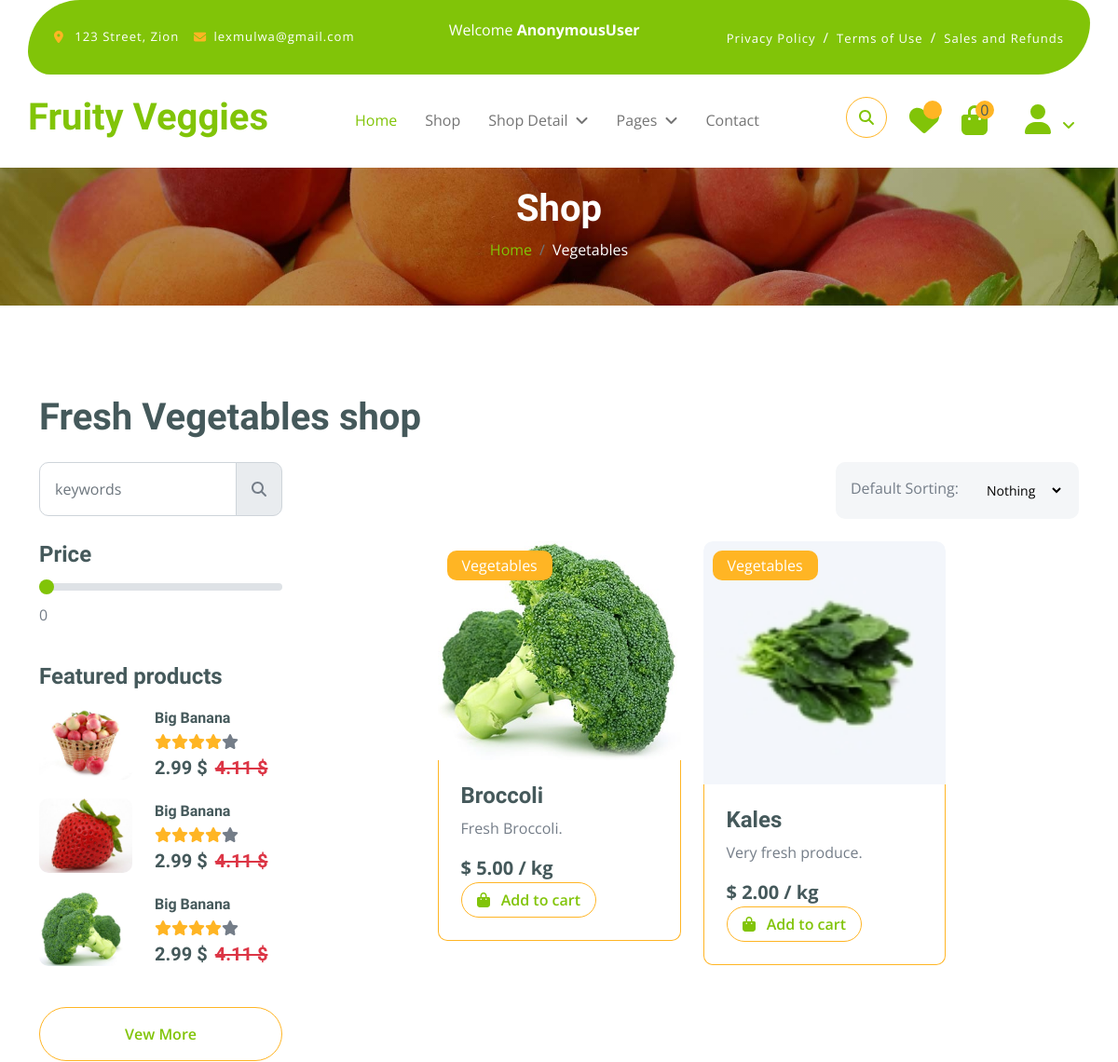
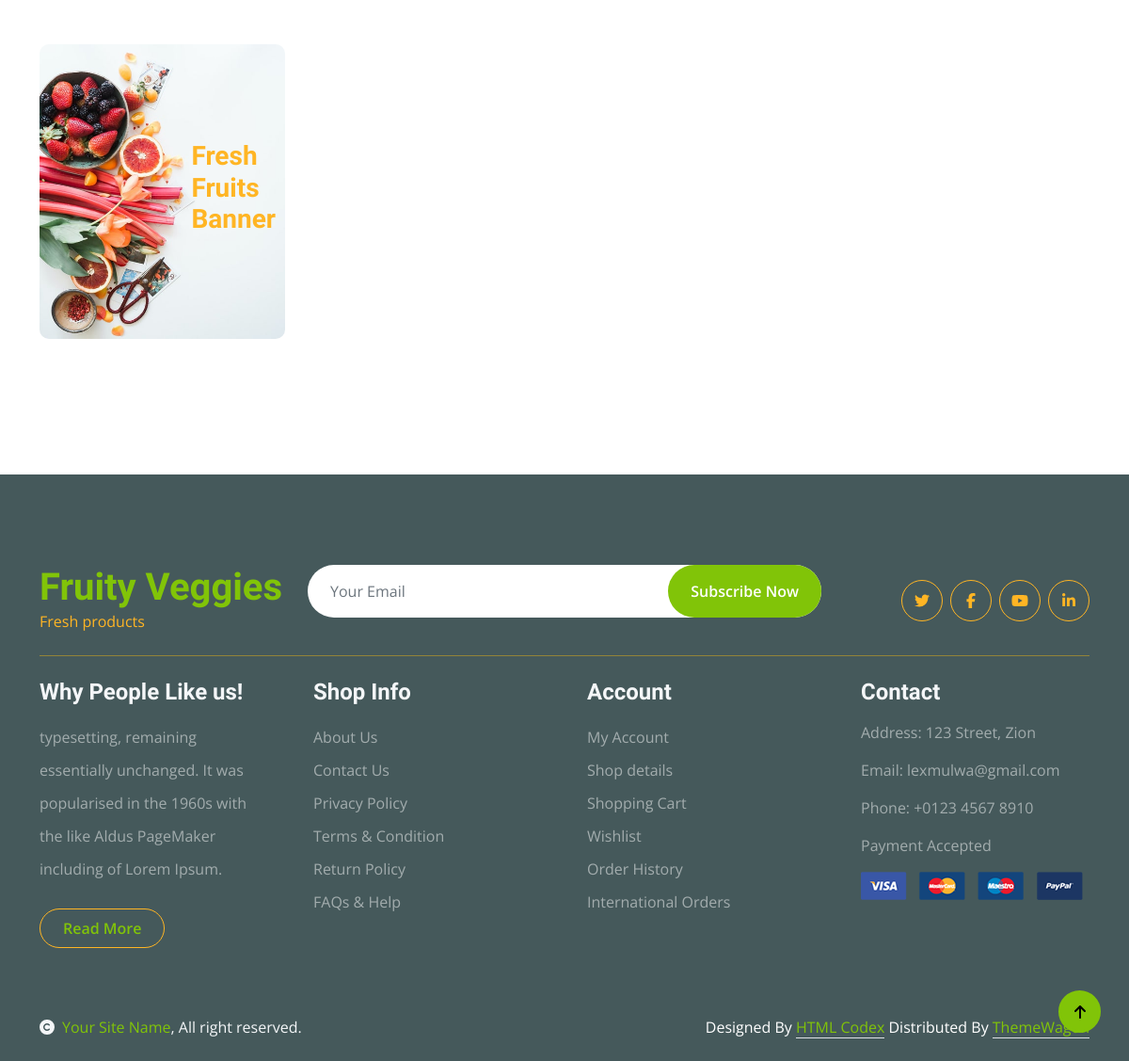
/vegetables, run on the app's committed database (2 pictures, top to bottom).
### core/models.py (models this page shows, shortened)
class Product(models.Model):
    pid = ShortUUIDField(unique=True, length=10, max_length=20, alphabet="abcdefgh12345")
    user = models.ForeignKey(User, on_delete=models.SET_NULL, null=True)
    category = models.ForeignKey(Category, on_delete=models.SET_NULL, null=True, related_name="category")
    vendor = models.ForeignKey(Vendor, on_delete=models.SET_NULL, null=True, related_name="products")
    tags = TaggableManager(blank=True)
    title = models.CharField(max_length=100, default="Fresh produce")
    image = models.ImageField(upload_to=user_directory_path, default="product.jpg")
    description = models.TextField(null=True, blank=True, default="This is a product")
    price = models.DecimalField(max_digits=999999, decimal_places=2, default="1.99")
    old_price = models.DecimalField(max_digits=999999, decimal_places=2, default="2.99")
    specifications = models.TextField(null=True, blank=True)
    product_status = models.CharField(choices=STATUS ,max_length=20, default="in-review")
    status = models.BooleanField(default=True)
    in_stock = models.BooleanField(default=True)
    featured = models.BooleanField(default=False)
    digital = models.BooleanField(default=False)
    sku = ShortUUIDField(unique=True, length=4, max_length=10, prefix="sku", alphabet="1234567890")
    date = models.DateTimeField(auto_now_add=True)
    updated = models.DateTimeField(null=True, blank=True)
    class Meta:
        ordering = ['-updated', '-created']
    class Meta:
        verbose_name_plural = "Products"
        ordering = ['-date', '-updated']

class Category(models.Model):
    cid = ShortUUIDField(unique=True, length=10, max_length=20, prefix="cat", alphabet="abcdefgh12345")
    title = models.CharField(max_length=100, default="Food")
    image = models.ImageField(upload_to="category", default="category.jpg")
    class Meta:
        verbose_name_plural = "Categories"

### core/views.py (the view)
# urls.py: path('vegetables', views.category_product_vegetables_view, name="vegetables"),
def category_product_vegetables_view(request):
    vegetables = Product.objects.filter(category__title = "Vegetables")
    context = {'vegetables': vegetables}
    return render(request, 'core/category_vegetables_list.html', context)

### core/context_processor.py (called while the page is built)
def default(request):
    categories = Category.objects.all()
    vendors = Vendor.objects.all()
    min_max_price = Product.objects.aggregate(Min("price"), Max("price"))
    try:
        wishlist = WishList.objects.filter(user=request.user)
    except:
        wishlist = 0
    return {
        'categories': categories, 'vendors': vendors, 'min_max_price': min_max_price,'wishlist': wishlist
    }

### templates/core/category_vegetables_list.html (shortened to what this page needs)
{% extends 'partials/base.html' %}
{% load static %}
{% block content %}
        <div class="container-fluid page-header py-5">
            <h1 class="text-center text-white display-6">Shop</h1>
            <ol class="breadcrumb justify-content-center mb-0">
                <li class="breadcrumb-item"><a href="{% url 'core:index' %}">Home</a></li>
                <li class="breadcrumb-item active text-white">Vegetables</li>
            </ol>
        </div>
        <div class="container-fluid fruite py-5">
            <div class="container py-5">
                <h1 class="mb-4">Fresh Vegetables shop</h1>
                <div class="row g-4">
                    <div class="col-lg-12">
                        <div class="row g-4">
                            <div class="col-xl-3">
                                <div class="input-group w-100 mx-auto d-flex">
                                    <input type="search" class="form-control p-3" placeholder="keywords" aria-describedby="search-icon-1">
                                    <span id="search-icon-1" class="input-group-text p-3"><i class="fa fa-search"></i></span>
                                </div>
                            </div>
                            <div class="col-6"></div>
                            <div class="col-xl-3">
                                <div class="bg-light ps-3 py-3 rounded d-flex justify-content-between mb-4">
                                    <label for="fruits">Default Sorting:</label>
                                    <select id="fruits" name="fruitlist" class="border-0 form-select-sm bg-light me-3" form="fruitform">
                                        <option value="volvo">Nothing</option>
                                    </select>
                                </div>
                            </div>
                        </div>
                        <div class="row g-4">
                            <div class="col-lg-3">
                                <div class="row g-4">
                                    <div class="col-lg-12">
                                        <div class="mb-3">
                                            <h4 class="mb-2">Price</h4>
                                            <input type="range" class="form-range w-100" id="rangeInput" name="rangeInput" min="0" max="500" value="0" oninput="amount.value=rangeInput.value">
                                            <output id="amount" name="amount" min-velue="0" max-value="500" for="rangeInput">0</output>
                                        </div>
                                    </div>
                                    <div class="col-lg-12">
                                        <h4 class="mb-3">Featured products</h4>
                                        <div class="d-flex align-items-center justify-content-start">
                                            <div class="rounded me-4" style="width: 100px; height: 100px;">
                                                <img src="{% static 'img/featur-1.jpg' %}" class="img-fluid rounded" alt="">
                                            </div>
                                            <div>
                                                <h6 class="mb-2">Big Banana</h6>
                                                <div class="d-flex mb-2">
                                                    <i class="fa fa-star text-secondary"></i>
                                                    <i class="fa fa-star text-secondary"></i>
                                                    <i class="fa fa-star text-secondary"></i>
                                                    <i class="fa fa-star text-secondary"></i>
                                                    <i class="fa fa-star"></i>
                                                </div>
                                                <div class="d-flex mb-2">
                                                    <h5 class="fw-bold me-2">2.99 $</h5>
                                                    <h5 class="text-danger text-decoration-line-through">4.11 $</h5>
                                                </div>
                                            </div>
                                        </div>
                                        <div class="d-flex align-items-center justify-content-start">
                                            <div class="rounded me-4" style="width: 100px; height: 100px;">
                                                <img src="{% static 'img/featur-2.jpg' %}" class="img-fluid rounded" alt="">
                                            </div>
                                            <div>
                                                <h6 class="mb-2">Big Banana</h6>
                                                <div class="d-flex mb-2">
                                                    <i class="fa fa-star text-secondary"></i>
                                                    <i class="fa fa-star text-secondary"></i>
                                                    <i class="fa fa-star text-secondary"></i>
                                                    <i class="fa fa-star text-secondary"></i>
                                                    <i class="fa fa-star"></i>
                                                </div>
                                                <div class="d-flex mb-2">
                                                    <h5 class="fw-bold me-2">2.99 $</h5>
                                                    <h5 class="text-danger text-decoration-line-through">4.11 $</h5>
                                                </div>
                                            </div>
                                        </div>
                                        <div class="d-flex align-items-center justify-content-start">
                                            <div class="rounded me-4" style="width: 100px; height: 100px;">
                                                <img src="{% static 'img/featur-3.jpg' %}" class="img-fluid rounded" alt="">
                                            </div>
                                            <div>
                                                <h6 class="mb-2">Big Banana</h6>
                                                <div class="d-flex mb-2">
                                                    <i class="fa fa-star text-secondary"></i>
                                                    <i class="fa fa-star text-secondary"></i>
                                                    <i class="fa fa-star text-secondary"></i>
                                                    <i class="fa fa-star text-secondary"></i>
                                                    <i class="fa fa-star"></i>
                                                </div>
                                                <div class="d-flex mb-2">
                                                    <h5 class="fw-bold me-2">2.99 $</h5>
                                                    <h5 class="text-danger text-decoration-line-through">4.11 $</h5>
                                                </div>
                                            </div>
                                        </div>
                                        <div class="d-flex justify-content-center my-4">
                                            <a href="#" class="btn border border-secondary px-4 py-3 rounded-pill text-primary w-100">Vew More</a>
                                        </div>
                                    </div>
                                    <div class="col-lg-12">
                                        <div class="position-relative">
                                            <img src="{% static 'img/banner-fruits.jpg' %}" class="img-fluid w-100 rounded" alt="">
                                            <div class="position-absolute" style="top: 50%; right: 10px; transform: translateY(-50%);">
                                                <h3 class="text-secondary fw-bold">Fresh <br> Fruits <br> Banner</h3>
                                            </div>
                                        </div>
                                    </div>
                                </div>
                            </div>
                            <div class="col-lg-9">
                                <div class="row g-4 justify-content-center">
                                    {% for v in vegetables %}
                                    <div class="col-md-6 col-lg-6 col-xl-4">
                                        <div class="rounded position-relative fruite-item">
                                            <div class="fruite-img">
                                                <a href="{% url 'core:product' v.pid %}">
                                                    <img src="{{v.image.url}}" class="img-fluid w-100 rounded-top" alt="">
                                                </a>
                                            </div>
                                            <div class="text-white bg-secondary px-3 py-1 rounded position-absolute" style="top: 10px; left: 10px;">{{v.category.title}}</div>
                                            <div class="p-4 border border-secondary border-top-0 rounded-bottom">
                                                <a href="{% url 'core:product' v.pid %}">
                                                    <h4>{{v.title}}</h4>
                                                </a>
                                                <p>{{v.description|truncatechars:150}}</p>
                                                <div class="d-flex justify-content-between flex-lg-wrap">
                                                    <p class="text-dark fs-5 fw-bold mb-0">$
                                                        <span class="current-product-price-{{v.id}}">{{v.price}}</span> / kg</p>
                                                    <button id="add-to-cart-btn" data-index="{{v.id}}" class=" add-to-cart-btn btn border border-secondary rounded-pill px-3 text-primary">
                                                        <i class="fa fa-shopping-bag me-2 text-primary"></i>
                                                        Add to cart
                                                    </button>
                                                </div>
                                            </div>
                                        </div>
                                    </div>
                                    {% endfor %}
                                </div>
                            </div>
                        </div>
                    </div>
                </div>
            </div>
        </div>
{% endblock content %}

### static/css/style.css (style rules this page uses)
.btn { font-weight: 600; transition: .5s; }
.btn.border-secondary { transition: 0.5s; }
.page-header { position: relative; background: linear-gradient(rgba(0, 0, 0, 0.3), rgba(0, 0, 0, 0.3)), url(../img/cart-page-header-img.jpg); background-position: center center; background-repeat: no-repeat; background-size: cover; }
@media (min-width: 992px) { .hero-header, .page-header { margin-top: 152px !important; } }
.fruite .fruite-item { height: 100%; transition: 0.5s; }
.fruite .fruite-item .fruite-img { overflow: hidden; transition: 0.5s; border-radius: 10px 10px 0 0; }
.fruite .fruite-item .fruite-img img { transition: 0.5s; }

### data on the page
Product: image (picture), category "Vegetables", title "Broccoli", description "Fresh Broccoli.", price "5.00"
Product: image (picture), category "Vegetables", title "Kales", description "Very fresh produce.", price "2.00"

### other printed values
{{ request.user }} "AnonymousUser"
{{ request.session.cart_data_obj|length }} "0"
